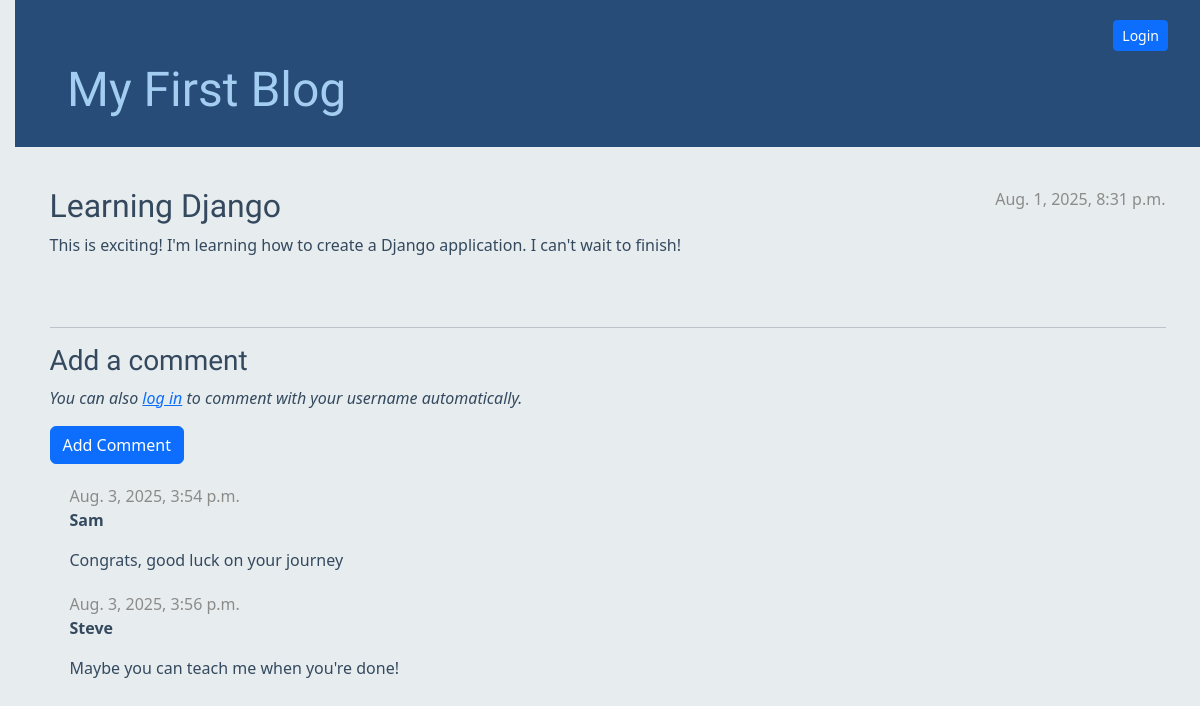
/post/1/, run on an earlier commit of the app's database.
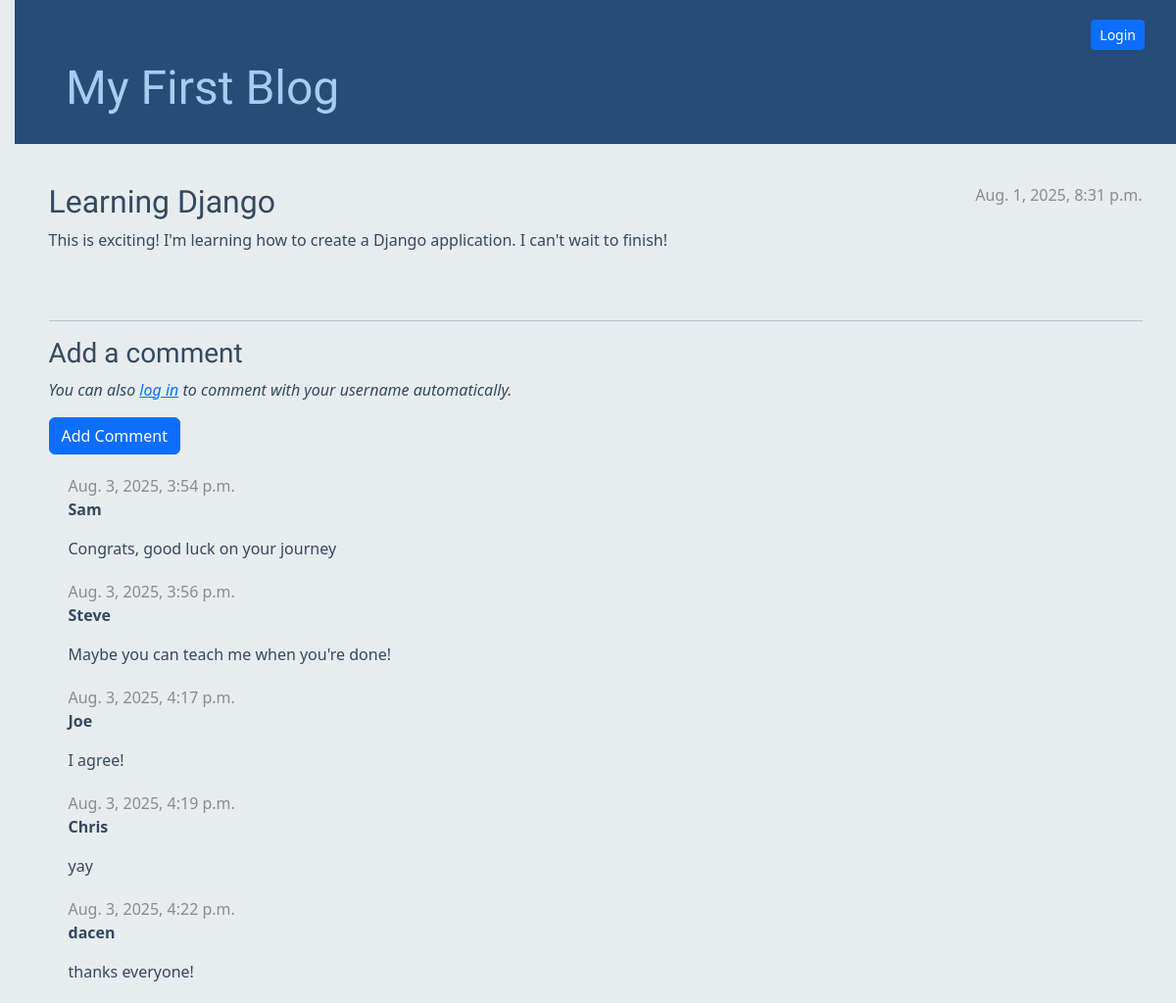
And on a later commit of the database.
### blog/models.py (models this page shows, shortened)
class Post(models.Model):
    author = models.ForeignKey(settings.AUTH_USER_MODEL, on_delete=models.CASCADE)
    title = models.CharField(max_length=200)
    text = models.TextField()
    created_date = models.DateTimeField(default=timezone.now)
    published_date = models.DateTimeField(blank=True, null=True)

class Comment(models.Model):
    post = models.ForeignKey('blog.Post', on_delete=models.CASCADE, related_name='comments')
    author = models.CharField(max_length=200)
    text = models.TextField()
    created_date = models.DateTimeField(default=timezone.now)
    approved_comment = models.BooleanField(default=False)

### blog/views.py (the view)
# urls.py: path('post/<int:pk>/', views.post_detail, name='post_detail'),
def post_detail(request, pk):
    post = get_object_or_404(Post, pk=pk)
    return render(request, 'blog/post_detail.html', {'post': post})

### blog/templates/blog/post_detail.html (shortened to what this page needs)
{% extends 'blog/base.html' %}
{% block content %}
<article class="post">
    {% if post.published_date %}
    <div class="date">
        {{ post.published_date }}
    </div>
    {% endif %}
    <h2>{{ post.title }}</h2>
    <p>{{ post.text|linebreaksbr }}</p>
</article>
<hr>
<h3>Add a comment</h3>
<form method="post" action="{% url 'add_comment_to_post' post.pk %}">
    {% if user.is_authenticated %}
    <p><strong>Commenting as:</strong> {{ user.username }}</p>
    <div class="form-group">
        {{ form.text.label_tag }}
        {{ form.text }}
    </div>
    {% else %}
    <p><em>You can also <a href="{% url 'login' %}">log in</a> to comment with your username automatically.</em></p>
    {% endif %}
    <button type="submit" class="btn btn-primary">Add Comment</button>
</form>
{% for comment in post.comments.all %}
{% if user.is_authenticated or comment.approved_comment %}
<div class="comment">
    <div class="date">
        {{ comment.created_date }}
    </div>
    <strong>{{ comment.author }}</strong>
    <p>{{ comment.text|linebreaks }}</p>
</div>
{% endif %}
{% empty %}
<p>No comments here yet :(</p>
{% endfor %}
{% endblock %}

### blog/templates/blog/base.html (shortened to what this page needs)
{% load static %}
<!DOCTYPE html>
<html>
<head>
    <link rel="stylesheet" href="https://cdn.jsdelivr.net/npm/bootstrap@5.3.3/dist/css/bootstrap.min.css"
>
    <link rel="stylesheet" type="text/css" href="{% static 'css/blog.css' %}">
</head>
<body>
    <header class="page-header">
        <div class="container">
            <div class="header-content">
                <div class="auth-buttons">
                    {% if user.is_authenticated %}
                    <span class="user-greeting">Hello {{ user.username }}</span>
                    <form method="post" action="{% url 'logout' %}" style="display: inline;">
                        {% csrf_token %}
                        <button type="submit" class="btn btn-danger btn-sm"
                            onclick="return confirm('Are you sure you want to log out?')">Log out</button>
                    </form>
                    {% else %}
                    <a href="{% url 'login' %}" class="btn btn-primary btn-sm">Login</a>
                    {% endif %}
                </div>
            </div>
            <h1><a href="/">My First Blog</a></h1>
        </div>
    </header>
    <main class="content container">
        <div class="row">
            <div class="col">
                {% block content %}
                {% endblock %}
            </div>
        </div>
    </main>
</body>
</html>

### blog/static/css/blog.css (style rules this page uses)
h1 a, h2 a { color: #C25100; font-family: 'Lobster', sans-serif; }
body { padding-left: 15px; background-color: #E7ECEF; color: #34495E; }
.page-header { background-color: #274C77; margin-top: 0; margin-bottom: 40px; padding: 20px 20px 20px 40px; }
.header-content { display: flex; justify-content: space-between; align-items: center; margin-bottom: 10px; }
.auth-buttons { display: flex; align-items: center; gap: 10px; }
.page-header h1, .page-header h1 a, .page-header h1 a:visited, .page-header h1 a:active { color: #A3CEF1; font-size: 36pt; text-decoration: none; }
h1, h2, h3, h4 { font-family: 'Lobster', cursive; }
.date { color: #8B8C89; }
.post { margin-bottom: 70px; }
.post>.date, .post>.actions { float: right; }
.comment { margin: 20px 0px 20px 20px; }

What changed in the data, as far as the page shows it:
added Comment: created_date "Aug. 3, 2025, 4:17 p.m.", author "Joe", text "I agree!"
added Comment: created_date "Aug. 3, 2025, 4:19 p.m.", author "Chris", text "yay"
added Comment: created_date "Aug. 3, 2025, 4:22 p.m.", author "dacen", text "thanks everyone!"
